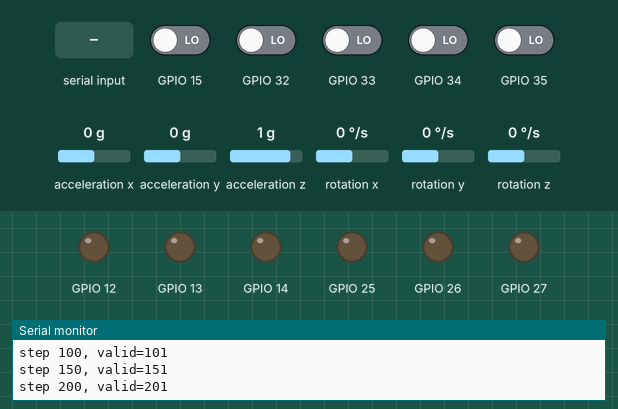
The program below on a simulated ESP32. Parts: output pins drawn as LEDs (lit = HIGH), the last lines printed to the serial monitor. The test bench sets the inputs (shaded band); at power-on: GPIO 15, GPIO 32–35 LOW, acceleration x 0 g, acceleration y 0 g, acceleration z 1 g, rotation x 0 °/s, rotation y 0 °/s, rotation z 0 °/s. WiFi joins after 1.5 s; servers stay silent unless stated.

Above: at 3.0 s.
3.1 s: "S,45\n" received over Serial
At 3.9 s:
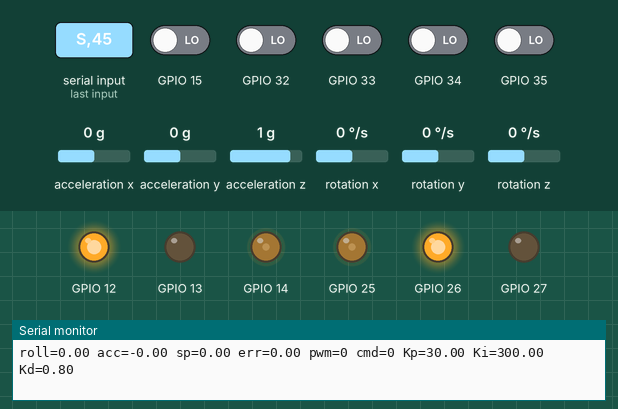
4.7 s: acceleration x set to -1.4 g
At 4.99 s:
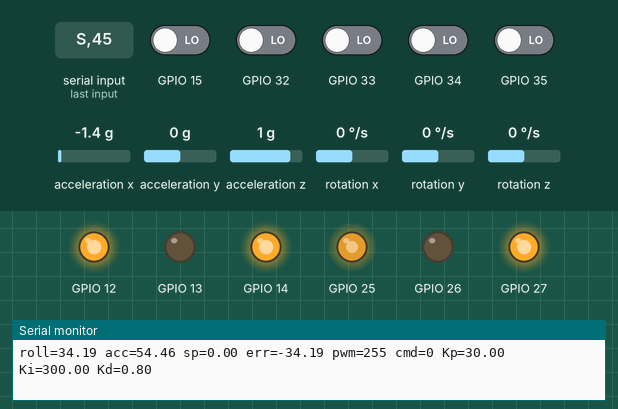
9.7 s: acceleration x set to -0.5 g
11.2 s: acceleration x set to -0.2 g
At 12.5 s:
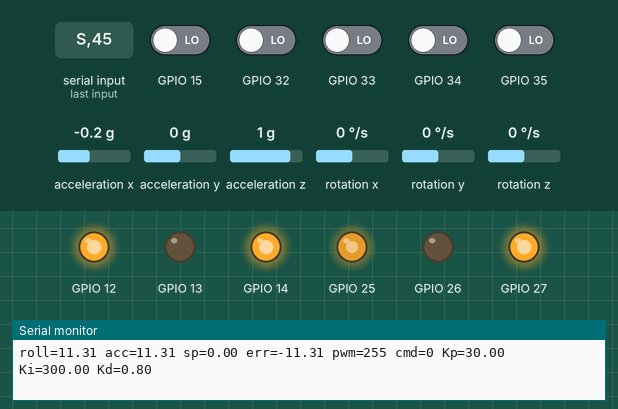
Timing chart, 0 to 13.7 s (numbered marks = the images above; inputs shaded):
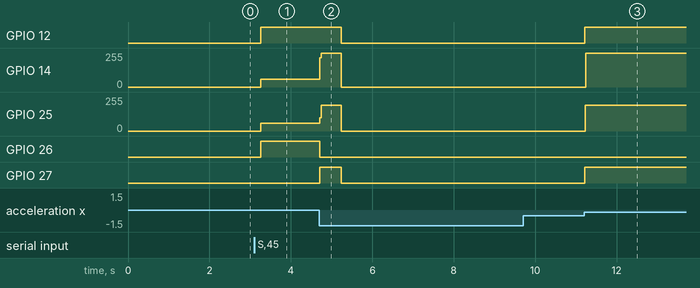

The program:

main.cpp
```cpp
#include <Arduino.h>

#include "LineFollower.h"
#include "Motors.h"
#include "RobotController.h"
#include "SerialTuning.h"
#include "WebControl.h"

void setup() {
  Serial.begin(115200);
  delay(300);

  beginMotors();
  beginLineFollower();
  stopMotors();
  beginRobotController();

  Serial.println("READY");
  beginWebControl();
}

void loop() {
  handleWebControl();
  handleSerialTuning();
  updateRobotController();
}
```

Imu.h
```cpp
#pragma once

#include <stdint.h>

struct ImuSample {
  float accelerationX;
  float accelerationZ;
  float gyroY;
};

uint8_t beginImu();
bool readImu(ImuSample& sample);
bool calibrateImu();
float accelerometerRoll(const ImuSample& sample);
float updateComplementaryFilter(float accelerometerAngle, float gyroRate, float dt);
void resetComplementaryFilter(float angle);
```

LineFollower.h
```cpp
#pragma once

void beginLineFollower();
void updateLineFollower();
```

Motors.h
```cpp
#pragma once

void beginMotors();
void stopMotors();
void setMotors(int balancePwm);
int controlToPwm(float control, float error);
```

RobotContext.h
```cpp
#pragma once

#include <stdint.h>

enum class DriveCommand : uint8_t { Stop, Forward, Backward, Left, Right };
enum class RobotState : uint8_t { Boot, Init, Calibrate, Idle, Balancing, Fallen, Error };
enum class ErrorCode : uint8_t { None, ImuNotFound, ImuReadFail, CalibrationFail };

struct RobotContext {
  DriveCommand driveCommand = DriveCommand::Stop;
  float driveSetpointOffset = 1.2f;
  int turnOffset = 70;

  RobotState state = RobotState::Boot;
  ErrorCode error = ErrorCode::None;
  uint32_t lastControlUs = 0;

  float complementaryAngle = 0.0f;
  float filteredAccelerometerAngle = 0.0f;
  float rollDeg = 0.0f;
  float gyroOffsetY = 0.0f;
  float accelerometerOffset = 0.0f;

  float setpointBase = -0.89f;
  float setpoint = -0.89f;
  float kp = 30.0f;
  float ki = 300.0f;
  float kd = 0.8f;
  float pidIntegral = 0.0f;

  bool lineFollowerEnabled = true;
  int lineTurn = 0;
};

extern RobotContext robot;
```

RobotController.h
```cpp
#pragma once

void beginRobotController();
void updateRobotController();
```

SerialTuning.h
```cpp
#pragma once

void handleSerialTuning();
```

WebControl.h
```cpp
#pragma once

void beginWebControl();
void handleWebControl();
```

WifiCredentials.example.h
```cpp
#pragma once

// Copy this file to WifiCredentials.h and set the robot's Wi-Fi credentials.
constexpr const char* wifiSsid = "YOUR_WIFI_SSID";
constexpr const char* wifiPassword = "YOUR_WIFI_PASSWORD";
```

Imu.cpp
```cpp
#include "Imu.h"

#include <Arduino.h>
#include <MPU6050_light.h>
#include <Wire.h>
#include <math.h>

#include "HardwareConfig.h"
#include "RobotContext.h"

namespace {
MPU6050 mpu(Wire);
}

uint8_t beginImu() {
  Wire.begin(hardware::i2cSda, hardware::i2cScl);
  Wire.setClock(400000);
  return mpu.begin();
}

bool readImu(ImuSample& sample) {
  // Keep the slower I2C clock used by the original sketch during update().
  Wire.setClock(100000);
  mpu.update();
  Wire.setClock(400000);

  sample.accelerationX = mpu.getAccX();
  sample.accelerationZ = mpu.getAccZ();
  sample.gyroY = mpu.getGyroY();
  // MPU6050_light::update() does not report read failures.
  return true;
}

float accelerometerRoll(const ImuSample& sample) {
  return atan2f(-sample.accelerationX, sample.accelerationZ) * 180.0f / PI;
}

bool calibrateImu() {
  Serial.println("Calibrating... jangan gerak!");

  float gyroSum = 0.0f;
  float accelerationSum = 0.0f;
  int valid = 0;
  constexpr int sampleCount = 300;

  for (int i = 0; i < sampleCount; ++i) {
    ImuSample sample;
    if (readImu(sample)) {
      gyroSum += sample.gyroY;
      accelerationSum += accelerometerRoll(sample);
      ++valid;
    } else {
      Serial.println("Read failed!");
    }

    if (i % 50 == 0) {
      Serial.printf("step %d, valid=%d\n", i, valid);
    }
    delay(3);
  }

  Serial.printf("Loop selesai, valid=%d\n", valid);
  if (valid == 0) return false;

  robot.gyroOffsetY = gyroSum / valid;
  robot.accelerometerOffset = accelerationSum / valid;
  Serial.printf("gyroOffsetY=%.4f  accOffset=%.4f\n",
                robot.gyroOffsetY, robot.accelerometerOffset);
  return true;
}

float updateComplementaryFilter(float accelerationAngle, float gyroRate, float dt) {
  robot.filteredAccelerometerAngle =
      hardware::accelerometerLowPassAlpha * robot.filteredAccelerometerAngle +
      (1.0f - hardware::accelerometerLowPassAlpha) * accelerationAngle;

  robot.complementaryAngle =
      hardware::complementaryAlpha * (robot.complementaryAngle + gyroRate * dt) +
      (1.0f - hardware::complementaryAlpha) * robot.filteredAccelerometerAngle;
  return robot.complementaryAngle;
}

void resetComplementaryFilter(float angle) {
  robot.complementaryAngle = angle;
  robot.filteredAccelerometerAngle = angle;
}
```

LineFollower.cpp
```cpp
#include "LineFollower.h"

#include <Arduino.h>

#include "HardwareConfig.h"
#include "RobotContext.h"

void beginLineFollower() {
  pinMode(hardware::lineSensor1, INPUT);
  pinMode(hardware::lineSensor2, INPUT);
  pinMode(hardware::lineSensor3, INPUT);
  pinMode(hardware::lineSensor4, INPUT);
  pinMode(hardware::lineSensor5, INPUT);
}

void updateLineFollower() {
  if (!robot.lineFollowerEnabled) {
    robot.lineTurn = 0;
    return;
  }

  const int s1 = digitalRead(hardware::lineSensor1);
  const int s2 = digitalRead(hardware::lineSensor2);
  const int s3 = digitalRead(hardware::lineSensor3);
  const int s4 = digitalRead(hardware::lineSensor4);
  const int s5 = digitalRead(hardware::lineSensor5);

  if (!s3 && s1 && s5) {
    robot.lineTurn = 0;
    robot.setpoint = robot.setpointBase - robot.driveSetpointOffset;
  } else if ((!s3 && !s1) || (!s1 && !s2 && !s3) || (!s1 && !s2)) {
    robot.lineTurn = -60;
    robot.setpoint = robot.setpointBase;
  } else if ((!s3 && !s5) || (!s5 && !s4 && !s3) || (!s5 && !s4)) {
    robot.lineTurn = 60;
    robot.setpoint = robot.setpointBase;
  } else if (!s2) {
    robot.lineTurn = -25;
    robot.setpoint = robot.setpointBase - 0.5f;
  } else if (!s1) {
    robot.lineTurn = -50;
    robot.setpoint = robot.setpointBase - 0.5f;
  } else if (!s4) {
    robot.lineTurn = 25;
    robot.setpoint = robot.setpointBase - 0.5f;
  } else if (!s5) {
    robot.lineTurn = 50;
    robot.setpoint = robot.setpointBase - 0.5f;
  } else {
    robot.lineTurn = 0;
    robot.setpoint = robot.setpointBase - robot.driveSetpointOffset;
  }
}
```

Motors.cpp
```cpp
#include "Motors.h"

#include <Arduino.h>
#include <esp_arduino_version.h>
#include <math.h>

#include "HardwareConfig.h"
#include "RobotContext.h"

namespace {
int lastPwmA = 0;
int lastPwmB = 0;

#if ESP_ARDUINO_VERSION_MAJOR < 3
constexpr uint8_t motorChannelA = 0;
constexpr uint8_t motorChannelB = 1;
#endif

void writePwmA(int duty) {
#if ESP_ARDUINO_VERSION_MAJOR >= 3
  ledcWrite(hardware::motorEnableA, duty);
#else
  ledcWrite(motorChannelA, duty);
#endif
}

void writePwmB(int duty) {
#if ESP_ARDUINO_VERSION_MAJOR >= 3
  ledcWrite(hardware::motorEnableB, duty);
#else
  ledcWrite(motorChannelB, duty);
#endif
}

void setMotorA(int pwm) {
  pwm = constrain(pwm, -hardware::dutyMax, hardware::dutyMax);
  digitalWrite(hardware::motorIn1, pwm < 0 ? HIGH : LOW);
  digitalWrite(hardware::motorIn2, pwm > 0 ? HIGH : LOW);
  writePwmA(abs(pwm));
}

void setMotorB(int pwm) {
  pwm = constrain(pwm, -hardware::dutyMax, hardware::dutyMax);
  digitalWrite(hardware::motorIn3, pwm > 0 ? HIGH : LOW);
  digitalWrite(hardware::motorIn4, pwm < 0 ? HIGH : LOW);
  writePwmB(abs(pwm));
}

int slew(int target, int& previous) {
  previous = constrain(target, previous - hardware::pwmSlew,
                       previous + hardware::pwmSlew);
  return previous;
}
}  // namespace

void beginMotors() {
  pinMode(hardware::motorIn1, OUTPUT);
  pinMode(hardware::motorIn2, OUTPUT);
  pinMode(hardware::motorIn3, OUTPUT);
  pinMode(hardware::motorIn4, OUTPUT);

#if ESP_ARDUINO_VERSION_MAJOR >= 3
  ledcAttach(hardware::motorEnableA, hardware::pwmFrequency,
             hardware::pwmResolution);
  ledcAttach(hardware::motorEnableB, hardware::pwmFrequency,
             hardware::pwmResolution);
#else
  ledcSetup(motorChannelA, hardware::pwmFrequency, hardware::pwmResolution);
  ledcSetup(motorChannelB, hardware::pwmFrequency, hardware::pwmResolution);
  ledcAttachPin(hardware::motorEnableA, motorChannelA);
  ledcAttachPin(hardware::motorEnableB, motorChannelB);
#endif
}

void stopMotors() {
  lastPwmA = 0;
  lastPwmB = 0;
  setMotorA(0);
  setMotorB(0);
}

void setMotors(int balancePwm) {
  int offsetA = robot.lineTurn;
  int offsetB = -robot.lineTurn;

  if (robot.driveCommand == DriveCommand::Left) {
    offsetA -= robot.turnOffset;
    offsetB += robot.turnOffset;
  } else if (robot.driveCommand == DriveCommand::Right) {
    offsetA += robot.turnOffset;
    offsetB -= robot.turnOffset;
  }

  const int targetA = constrain(balancePwm + offsetA,
                                -hardware::dutyMax, hardware::dutyMax);
  const int targetB = constrain(balancePwm + offsetB,
                                -hardware::dutyMax, hardware::dutyMax);
  setMotorA(slew(targetA, lastPwmA));
  setMotorB(slew(targetB, lastPwmB));
}

int controlToPwm(float control, float error) {
  constexpr float errorNearZero = 0.15f;
  constexpr int minimumPwm = 160;
  if (fabsf(error) < errorNearZero) return 0;

  int pwm = static_cast<int>(control);
  if (pwm > 0 && pwm < minimumPwm) pwm = minimumPwm;
  if (pwm < 0 && pwm > -minimumPwm) pwm = -minimumPwm;
  return constrain(pwm, -hardware::dutyMax, hardware::dutyMax);
}
```

RobotContext.cpp
```cpp
#include "RobotContext.h"

RobotContext robot;
```

RobotController.cpp
```cpp
#include "RobotController.h"

#include <Arduino.h>
#include <math.h>

#include "HardwareConfig.h"
#include "Imu.h"
#include "LineFollower.h"
#include "Motors.h"
#include "RobotContext.h"

namespace {
void changeState(RobotState state) { robot.state = state; }

void stateBoot() {
  stopMotors();
  changeState(RobotState::Init);
}

void stateInit() {
  const uint8_t status = beginImu();
  if (status != 0) {
    Serial.printf("ERROR: MPU6050 tidak ditemukan! Status: %u\n", status);
    robot.error = ErrorCode::ImuNotFound;
    changeState(RobotState::Error);
    return;
  }

  ImuSample sample;
  if (!readImu(sample)) {
    Serial.println("ERROR: MPU6050 tidak bisa dibaca!");
    robot.error = ErrorCode::ImuReadFail;
    changeState(RobotState::Error);
    return;
  }

  Serial.println("IMU OK");
  changeState(RobotState::Calibrate);
}

void stateCalibrate() {
  if (!calibrateImu()) {
    robot.error = ErrorCode::CalibrationFail;
    changeState(RobotState::Error);
    return;
  }

  ImuSample sample;
  if (!readImu(sample)) {
    robot.error = ErrorCode::CalibrationFail;
    changeState(RobotState::Error);
    return;
  }

  const float roll = accelerometerRoll(sample);
  resetComplementaryFilter(roll);
  robot.rollDeg = roll;
  robot.pidIntegral = 0.0f;
  robot.setpoint = robot.setpointBase;

  Serial.println("Calibrate OK -> IDLE");
  Serial.println("Tegakkan robot...");
  changeState(RobotState::Idle);
}

void stateIdle() {
  static uint32_t lastUs = 0;
  const uint32_t now = micros();
  if (static_cast<uint32_t>(now - lastUs) < hardware::controlPeriodUs) return;
  lastUs = now;

  ImuSample sample;
  if (!readImu(sample)) {
    robot.error = ErrorCode::ImuReadFail;
    changeState(RobotState::Error);
    return;
  }

  robot.rollDeg = accelerometerRoll(sample);
  stopMotors();
  if (fabsf(robot.rollDeg) < 18.0f) {
    resetComplementaryFilter(robot.rollDeg);
    robot.pidIntegral = 0.0f;
    robot.setpoint = robot.setpointBase;
    robot.lastControlUs = micros();
    changeState(RobotState::Balancing);
    Serial.println("-> BALANCING");
  }
}

void stateBalancing() {
  const uint32_t now = micros();
  if (static_cast<uint32_t>(now - robot.lastControlUs) <
      hardware::controlPeriodUs) return;

  const float dt = static_cast<float>(now - robot.lastControlUs) * 1e-6f;
  robot.lastControlUs = now;

  ImuSample sample;
  if (!readImu(sample)) {
    stopMotors();
    robot.error = ErrorCode::ImuReadFail;
    changeState(RobotState::Error);
    return;
  }

  const float gyroRate = sample.gyroY - robot.gyroOffsetY;
  const float rollAcc = accelerometerRoll(sample);
  robot.rollDeg = updateComplementaryFilter(rollAcc, gyroRate, dt);

  if (fabsf(robot.rollDeg) > 50.0f) {
    stopMotors();
    robot.driveCommand = DriveCommand::Stop;
    robot.setpoint = robot.setpointBase;
    robot.pidIntegral = 0.0f;
    resetComplementaryFilter(robot.rollDeg);
    changeState(RobotState::Fallen);
    Serial.println("-> FALLEN");
    return;
  }

  float error = robot.setpoint - robot.rollDeg;
  if (fabsf(error) < 0.1f) error = 0.0f;

  robot.pidIntegral += error * dt;
  robot.pidIntegral = constrain(robot.pidIntegral, -5.0f, 5.0f);

  const float control = robot.kp * error + robot.ki * robot.pidIntegral -
                        robot.kd * gyroRate;
  const int balancePwm = controlToPwm(control, error);

  // The line sensor changes the next cycle's setpoint, as in the sketch.
  updateLineFollower();
  setMotors(-balancePwm);

  static uint32_t lastPrintMs = 0;
  if (millis() - lastPrintMs > 100) {
    lastPrintMs = millis();
    Serial.printf("roll=%.2f acc=%.2f sp=%.2f err=%.2f pwm=%d cmd=%d Kp=%.2f Ki=%.2f Kd=%.2f\n",
                  robot.rollDeg, rollAcc, robot.setpoint, error, -balancePwm,
                  static_cast<int>(robot.driveCommand), robot.kp, robot.ki,
                  robot.kd);
  }
}

void stateFallen() {
  static uint32_t lastUs = 0;
  const uint32_t now = micros();
  stopMotors();
  robot.driveCommand = DriveCommand::Stop;
  robot.setpoint = robot.setpointBase;
  if (static_cast<uint32_t>(now - lastUs) < hardware::controlPeriodUs) return;
  lastUs = now;

  ImuSample sample;
  if (!readImu(sample)) {
    robot.error = ErrorCode::ImuReadFail;
    changeState(RobotState::Error);
    return;
  }

  robot.rollDeg = accelerometerRoll(sample);
  if (fabsf(robot.rollDeg) < 18.0f) {
    resetComplementaryFilter(robot.rollDeg);
    robot.pidIntegral = 0.0f;
    changeState(RobotState::Idle);
    Serial.println("-> IDLE");
  }
}

void stateError() {
  stopMotors();
  robot.pidIntegral = 0.0f;

  static uint32_t lastMs = 0;
  if (millis() - lastMs >= 1000) {
    lastMs = millis();
    const char* messages[] = {
        "NONE", "IMU_NOT_FOUND", "IMU_READ_FAIL", "CALIB_FAIL"};
    Serial.printf("ERROR: %s\n", messages[static_cast<int>(robot.error)]);
  }
}
}  // namespace

void beginRobotController() { changeState(RobotState::Boot); }

void updateRobotController() {
  switch (robot.state) {
    case RobotState::Boot: stateBoot(); break;
    case RobotState::Init: stateInit(); break;
    case RobotState::Calibrate: stateCalibrate(); break;
    case RobotState::Idle: stateIdle(); break;
    case RobotState::Balancing: stateBalancing(); break;
    case RobotState::Fallen: stateFallen(); break;
    case RobotState::Error: stateError(); break;
    default:
      robot.error = ErrorCode::ImuNotFound;
      changeState(RobotState::Error);
      break;
  }
}
```

SerialTuning.cpp
```cpp
#include "SerialTuning.h"

#include <Arduino.h>
#include <ctype.h>

#include "RobotContext.h"

void handleSerialTuning() {
  if (!Serial.available()) return;

  String command = Serial.readStringUntil('\n');
  command.trim();
  if (command.length() == 0) return;

  const char type = toupper(static_cast<unsigned char>(command.charAt(0)));
  if (command.length() == 1) {
    if (type == 'X') {
      robot.pidIntegral = 0.0f;
      Serial.println(">> Integral reset");
    } else if (type == '?') {
      Serial.printf("Kp=%.4f Ki=%.4f Kd=%.4f sp_base=%.4f tilt=%.4f roll=%.2f\n",
                    robot.kp, robot.ki, robot.kd, robot.setpointBase,
                    robot.driveSetpointOffset, robot.rollDeg);
    }
    return;
  }

  const float value = command.substring(1).toFloat();
  switch (type) {
    case 'P':
      robot.kp = value;
      Serial.printf("Kp=%.4f\n", robot.kp);
      break;
    case 'I':
      robot.ki = value;
      robot.pidIntegral = 0.0f;
      Serial.printf("Ki=%.4f\n", robot.ki);
      break;
    case 'D':
      robot.kd = value;
      Serial.printf("Kd=%.4f\n", robot.kd);
      break;
    case 'S':
      robot.setpointBase = value;
      robot.setpoint = robot.setpointBase;
      Serial.printf("setpoint=%.4f\n", robot.setpointBase);
      break;
    case 'T':
      robot.driveSetpointOffset = value;
      Serial.printf("tilt=%.4f\n", robot.driveSetpointOffset);
      break;
    default:
      Serial.println(">> Tidak dikenal. Gunakan: P I D S T X ?");
      break;
  }
}
```

HardwareConfig.h
```cpp
#pragma once

#include <stdint.h>

namespace hardware {
constexpr uint8_t motorEnableA = 25;
constexpr uint8_t motorIn1 = 26;
constexpr uint8_t motorIn2 = 27;
constexpr uint8_t motorEnableB = 14;
constexpr uint8_t motorIn3 = 12;
constexpr uint8_t motorIn4 = 13;

constexpr uint8_t lineSensor1 = 33;
constexpr uint8_t lineSensor2 = 32;
constexpr uint8_t lineSensor3 = 35;
constexpr uint8_t lineSensor4 = 34;
constexpr uint8_t lineSensor5 = 15;

constexpr uint8_t i2cSda = 21;
constexpr uint8_t i2cScl = 22;

constexpr uint32_t pwmFrequency = 20000;
constexpr uint8_t pwmResolution = 8;
constexpr int dutyMax = 255;
constexpr int pwmSlew = 48;
constexpr uint32_t controlPeriodUs = 4000;

constexpr float complementaryAlpha = 0.98f;
constexpr float accelerometerLowPassAlpha = 0.85f;
}  // namespace hardware
```

Source omitted: WebControl.cpp (6675 bytes)

Measured:
- after the input at 3.1 s, GPIO 26: LOW → HIGH after 0.16 s; GPIO 27: stays LOW (without the input it goes to HIGH after 0.16 s)
- after the input at 4.7 s, GPIO 12: HIGH → LOW after 0.54 s; GPIO 14: 60/255 → 255/255 at once, → 0/255 0.53 s later; GPIO 25: 60/255 → 194/255 at once, → 0/255 0.53 s later; GPIO 26: HIGH → LOW at once; GPIO 27: LOW → HIGH at once, → LOW 0.53 s later
- after the input at 9.7 s, every drawn part: stays the same
- after the input at 11.2 s, GPIO 12, GPIO 27: LOW → HIGH at once; GPIO 14: 0/255 → 255/255 at once; GPIO 25: 0/255 → 194/255 at once
